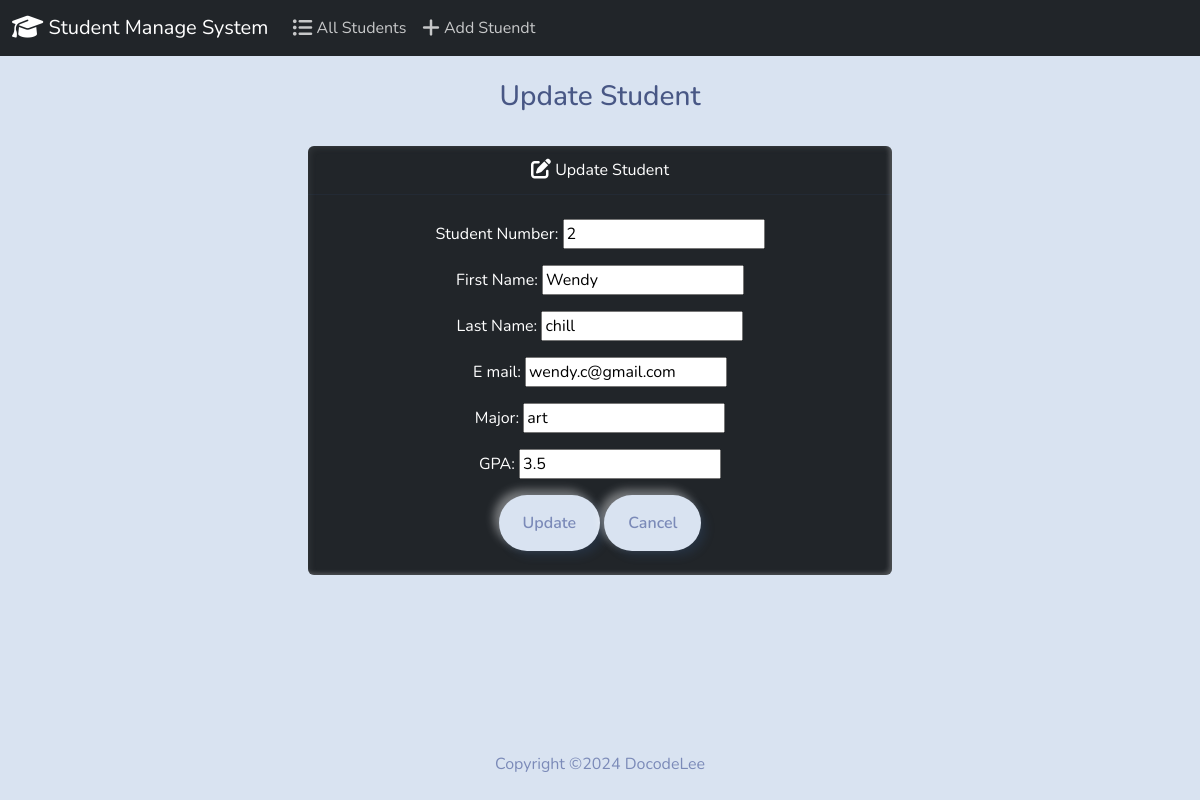
Page /edit/2/ on the committed database.
### students/models.py (models this page shows, shortened)
class Student(models.Model):
    student_number = models.PositiveIntegerField()
    first_name = models.CharField(max_length=50)
    last_name = models.CharField(max_length=50)
    email = models.EmailField(max_length=100)
    major = models.CharField(max_length=50)
    gpa = models.FloatField()

### students/views.py (the view)
# urls.py: path('edit/<int:id>/', views.edit, name='edit'),
def edit(request, id):
    if request.method == "POST":
        student = Student.objects.get(pk=id)
        form = StudentForm(request.POST, instance=student)
        if form.is_valid():
            form.save()
            return render(request, 'students/edit.html',{
                'form' : form,
                'success' : True
            })
    else:
            student = Student.objects.get(pk=id)
            form = StudentForm(instance = student)
            return render(request, 'students/edit.html',{
            'form' : form
            })

### students/forms.py
class StudentForm(forms.ModelForm):
    class Meta:
        model = Student
        fields = ['student_number', 'first_name', 'last_name', 'email', 'major', 'gpa' ]
        labels = {
            'student_number': 'Student Number',
            'first_name' : 'First Name',
            'last_name' : "Last Name",
            'email' : "E mail",
            'major' : 'Major' ,
            'gpa' : 'GPA',
        }
        widgets = {
            'student_number': forms.NumberInput(attrs={'class':'form-contorl'}),
            'first_name': forms.TextInput(attrs={'class':'form-contorl'}),
            'last_name': forms.TextInput(attrs={'class':'form-contorl'}),
            'email': forms.EmailInput(attrs={'class':'form-contorl'}),
            'major': forms.TextInput(attrs={'class':'form-contorl'}),
            'gpa' : forms.NumberInput(attrs={'class':'form-contorl'}),
        }

### students/templates/students/edit.html (shortened to what this page needs)
{% extends "students/base.html" %}
{% block body %}
    <h3 class='text-center m-4'>
        Update Student
    </h3>
    {% if success  %}
    <div  class="alert alert-success" role="alert">
        The new Student updated successfully.
        <a href="{% url 'index' %}" class ="alert-link">Go to Home Page.</a>
    </div>
    {% else %}
        <div class = "row justify-content-center">
            <div class="col-6 p-2 text-center">
                <div class="card text-white bg-dark mb-3" >
                    <div class="card-header">
                        <i class="fa-solid fa-pen-to-square fa-lg"></i> Update Student
                    </div>
                    <div class="card-body">
                        <form action="" method="POST">
                            {{form.as_p}}
                            <button type="submit" class="btn btn-primary">Update</button>
                            <a href="{%url 'index' %}" class="btn btn-secondary">Cancel</a>
                        </form>
                    </div>
                  </div>
            </div>
        </div>
    {% endif %}
{% endblock  %}

### rows in the picture
Student: first_name "Wendy", last_name "chill", email "wendy.c@gmail.com", major "art", gpa "3.5"
